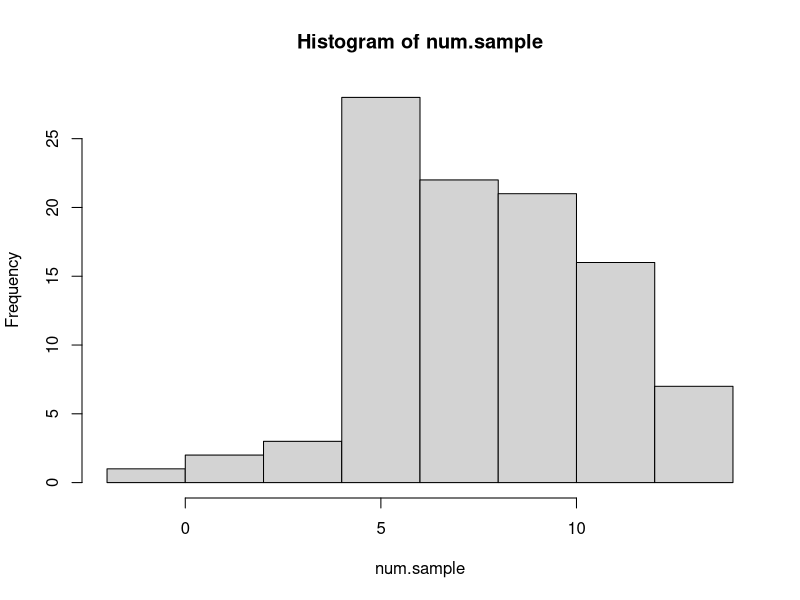

Reproduce this figure in R.
vect = c(10, -10, 11, 9, 14, 33, 9)
num.sample = rnorm(100, 7, 3)

# 1) getwd: Gets the current working directory
getwd()
"
[1] \"/HDD/Code/R/DataMining\"
"

# 2) setwd: Sets the working direcory
setwd("/HDD/Code/R/DataMining")

# 3) dir: Shows all the files in the current working directory
dir()
"
[1] \"law_of_large_numbers.R\" \"r_functions.R\"          \"README.md\" 
"

# 4) max: Returns the maximum value of a series of numbers
max(1, 2, -3)
max(vect)

# 5) min: Returns the minimum value of a series of numbers
min(1, 2, -3)
min(vect)

# 6) sd: Returns the standard deviation of a series of numbers
sd(vect)

# 7) mean: Returns the statistical mean of a series of numbers
mean(vect)

# 8) median: Returns the statistical median of a series of numbers
median(vect)

# 9) quantile: Produces sample quantiles corresponding to the given probabilities
quantile(num.sample)
quantile(num.sample, probs = .45)
quantile(num.sample, probs = c(.1, .95))

# 10) IQR: Returns the interquartile range
IQR(num.sample)

# 11) matrix: creates a matrix from the given set of values
matrix(c(1, 1, 3, 6, 2, 4, 5, 25), nrow=4)
matrix(c('1 1', '3 6', '2 4', '5 25'), ncol = 2)

# 12) lappy: Apply the same Function to each element of a list or vector
lapply(vect, function(n) {n + 1})

# 13) unlist: Given a list structure x, unlist simplifies it to produce a vector which contains all the atomic components which occur in x.
a.mess <- lapply(vect, function(n) {n + 1})
"
> a.mess
[[1]]
[1] 11

[[2]]
[1] -9

[[3]]
[1] 12

[[4]]
[1] 10

[[5]]
[1] 15

[[6]]
[1] 34

[[7]]
[1] 10
"

a.mess <- unlist(a.mess)
"
> a.mess
[1] 11 -9 12 10 15 34 10
"

# 14) head: Returns the first part of a vector, matrix, table, data frame or function
head(num.sample)
head(num.sample, 3)

# 15) head: Returns the last part of a vector, matrix, table, data frame or function
tail(num.sample)
tail(num.sample, 3)

# 16) hist: Shows an histogram
hist(num.sample)

# 17) var: Returns the variance
var(num.sample)

# 18) cor: Returns the correlation
cor(num.sample, num.sample + rnorm(100))

# 19) cov: Returns the covariance 
cov(num.sample, num.sample + rnorm(100))

# 20) table: build a contingency table of the counts at each combination of factor levels.
table(vect)
"
vect
-10   9  10  11  14  33 
  1   2   1   1   1   1 
"